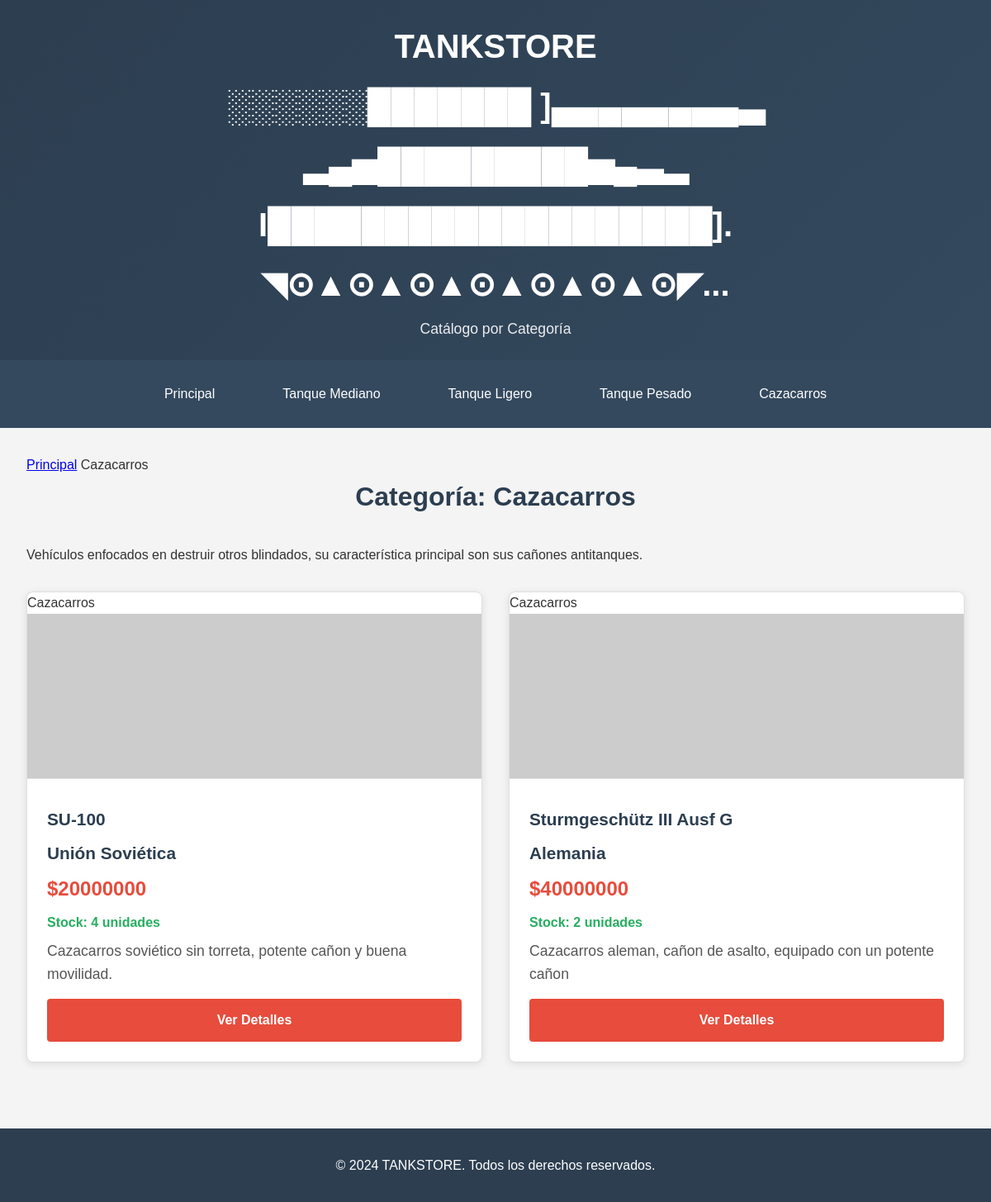
Page /categoria/4/ on the committed database.
### TankStoreApp/models.py (models this page shows, shortened)
class Categoria(models.Model):
    nombre = models.CharField(max_length=50)
    descripcion = models.TextField(blank=True)

class Tanque(models.Model):
    nombre_tanque = models.CharField(max_length=50)
    precio = models.PositiveIntegerField()
    stock = models.PositiveIntegerField()
    descripcion = models.CharField(max_length=100)
    imagen = models.URLField(max_length=200)
    pais = models.CharField(max_length=50)
    categoria = models.ForeignKey(Categoria, on_delete=models.CASCADE)

### TankStoreApp/views.py (the view)
# urls.py: path('categoria/<int:categoria_id>/', views.pagina_categoria, name='categoria'),
def pagina_categoria(request, categoria_id):
    categoria = get_object_or_404(Categoria, id=categoria_id)
    tanques = Tanque.objects.filter(categoria=categoria)
    categorias = Categoria.objects.all()
    context = {
        'tanques': tanques,
        'categorias': categorias,
        'categoria_actual': categoria,
        'titulo': f'TANKSTORE - {categoria.nombre}'
    }
    return render(request, "pagina_categoria.html", context)

### TankStoreApp/templates/pagina_categoria.html (shortened to what this page needs)
{% load static %}
<!DOCTYPE html>
<html lang="es">
<head>
    <link rel="stylesheet" href="{% static 'css/style.css' %}">
</head>
<body>
    <header class="header">
        <h1>TANKSTORE</h1>
        <h1>░░░░░░███████ ]▄▄▄▄▄▄▄▄▃</h1>
        <h1>▂▄▅█████████▅▄▃▂</h1>
        <h1>I███████████████████].</h1>
        <h1>◥⊙▲⊙▲⊙▲⊙▲⊙▲⊙▲⊙◤... </h1>
        <p>Catálogo por Categoría</p>
    </header>
    <nav class="nav">
        <a href="/">Principal</a>
        {% for categoria in categorias %}
        <a href="/categoria/{{ categoria.id }}/" {% if categoria.id == categoria_actual.id %}class="active"{% endif %}>
            {{ categoria.nombre }}
        </a>
        {% endfor %}
    </nav>
    <div class="container">
        <div class="breadcrumb">
            <a href="/">Principal</a>
            <span>{{ categoria_actual.nombre }}</span>
        </div>
        <h2 class="page-title">Categoría: {{ categoria_actual.nombre }}</h2>
        {% if categoria_actual.descripcion %}
        <p class="categoria-descripcion">{{ categoria_actual.descripcion }}</p>
        {% endif %}
        <div class="tanques-grid">
            {% for tanque in tanques %}
            <div class="tanque-card">
                <div class="categoria-badge">{{ tanque.categoria.nombre }}</div>
                <img src="{{ tanque.imagen }}" alt="{{ tanque.nombre_tanque }}" class="tanque-img" onerror="this.src='https://via.placeholder.com/300x200?text=Imagen+No+Disponible'">
                <div class="tanque-info">
                    <div class="tanque-nombre">{{ tanque.nombre_tanque }}</div>
                    <div class="tanque-pais">{{ tanque.pais }}</div>
                    <div class="tanque-precio">${{ tanque.precio }}</div>
                    <div class="tanque-stock {% if tanque.stock > 0 %}stock-disponible{% else %}stock-agotado{% endif %}">
                        {% if tanque.stock > 0 %}
                            Stock: {{ tanque.stock }} unidades
                        {% else %}
                            Agotado
                        {% endif %}
                    </div>
                    <p class="tanque-descripcion">{{ tanque.descripcion }}</p>
                    <a href="/detalle/{{ tanque.id }}/" class="btn btn-detalle">Ver Detalles</a>
                </div>
            </div>
            {% empty %}
            <div class="empty-message">
                <p>No hay tanques disponibles en esta categoría.</p>
                <a href="/" class="btn">Volver a Principal</a>
            </div>
            {% endfor %}
        </div>
    </div>
    <footer class="footer">
        <p>&copy; 2024 TANKSTORE. Todos los derechos reservados.</p>
    </footer>
</body>
</html>

### TankStoreApp/static/css/style.css (style rules this page uses)
* { margin: 0; padding: 0; box-sizing: border-box; }
body { font-family: 'Arial', sans-serif; background-color: #f4f4f4; color: #333; line-height: 1.6; }
.header { background: linear-gradient(135deg, #2c3e50, #34495e); color: white; padding: 1.5rem; text-align: center; box-shadow: 0 2px 10px rgba(0, 0, 0, 0.1); }
.header h1 { font-size: 2.5rem; margin-bottom: 0.5rem; }
.header p { font-size: 1.1rem; opacity: 0.9; }
.nav { background: #34495e; padding: 1rem; display: flex; justify-content: center; flex-wrap: wrap; }
.nav a { color: white; text-decoration: none; margin: 0 1rem; padding: 0.7rem 1.5rem; border-radius: 4px; transition: all 0.3s ease; border: 1px solid transparent; }
.container { max-width: 1200px; margin: 0 auto; padding: 2rem; min-height: 70vh; }
.tanques-grid { display: grid; grid-template-columns: repeat(auto-fit, minmax(300px, 1fr)); gap: 2rem; margin-top: 2rem; }
.tanque-card { background: white; border-radius: 8px; overflow: hidden; box-shadow: 0 2px 10px rgba(0, 0, 0, 0.1); transition: all 0.3s ease; border: 1px solid #e0e0e0; }
.tanque-img { width: 100%; height: 200px; object-fit: cover; border-bottom: 1px solid #e0e0e0; }
.tanque-info { padding: 1.5rem; }
.tanque-nombre { font-size: 1.3rem; font-weight: bold; margin-bottom: 0.5rem; color: #2c3e50; }
.tanque-pais { font-size: 1.3rem; font-weight: bold; margin-bottom: 0.5rem; color: #2c3e50; }
.tanque-precio { color: #e74c3c; font-size: 1.5rem; font-weight: bold; margin: 0.5rem 0; }
.tanque-stock { margin: 0.5rem 0; font-weight: bold; }
.stock-disponible { color: #27ae60; }
.btn { display: inline-block; background: #3498db; color: white; padding: 0.8rem 1.5rem; text-decoration: none; border-radius: 4px; transition: all 0.3s ease; border: none; cursor: pointer; font-size: 1rem; font-weight: bold; text-align: center; }
.btn-detalle { background: #e74c3c; width: 100%; margin-top: 1rem; }
.tanque-descripcion { font-size: 1.1rem; line-height: 1.6; color: #555; }
.page-title { text-align: center; margin-bottom: 2rem; color: #2c3e50; font-size: 2rem; }
.footer { background: #2c3e50; color: white; text-align: center; padding: 2rem; margin-top: 3rem; }

### rows in the picture
Categoria: nombre "Tanque Mediano"
Categoria: nombre "Tanque Ligero"
Categoria: nombre "Tanque Pesado"
Categoria: nombre "Cazacarros", descripcion "Vehículos enfocados en destruir otros blindados, su característica principal son sus cañones antitanques."
Tanque: categoria.nombre "Cazacarros", nombre_tanque "SU-100", pais "Unión Soviética", precio "20000000", stock "4", descripcion "Cazacarros soviético sin torreta, potente cañon y buena movilidad."
Tanque: categoria.nombre "Cazacarros", nombre_tanque "Sturmgeschütz III Ausf G", pais "Alemania", precio "40000000", stock "2", descripcion "Cazacarros aleman, cañon de asalto, equipado con un potente cañon"
